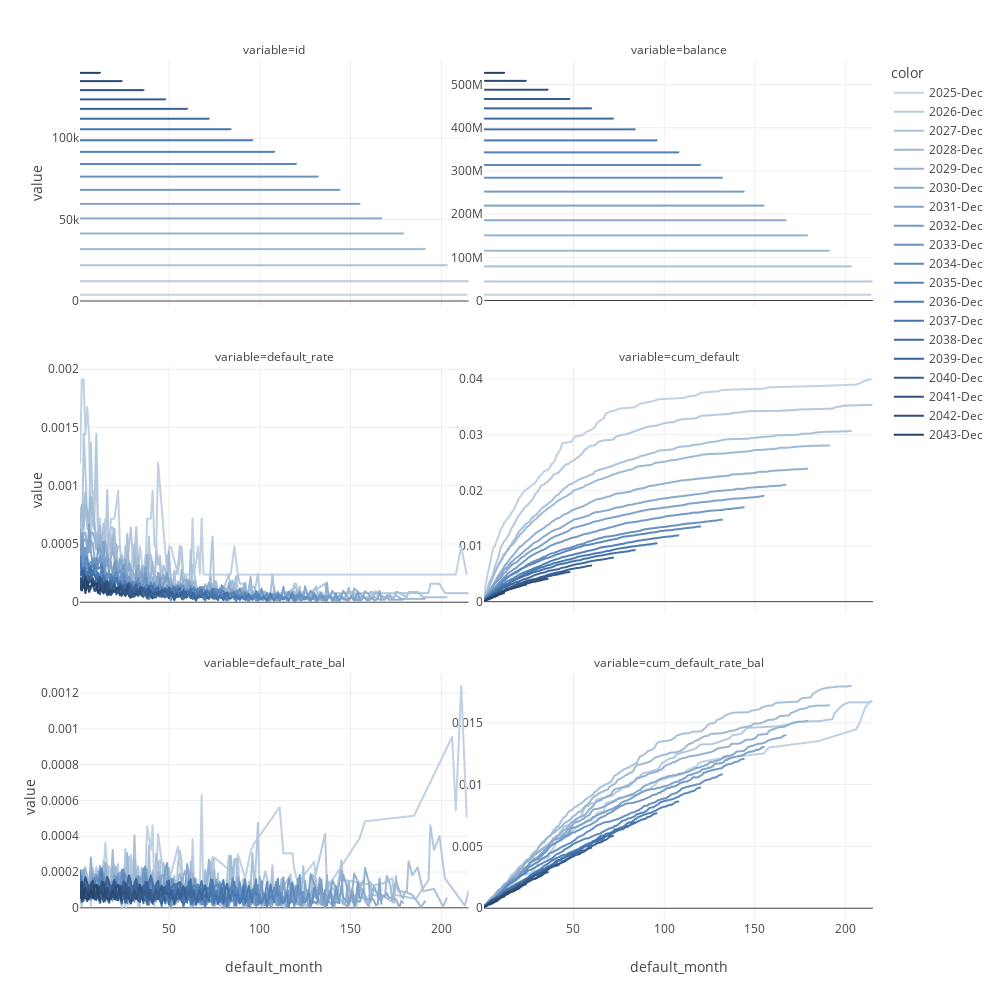

Notebook source saved alongside this figure:
### Code cell
# df_sample_filtered = sample_generator.sampleWithFutureDatesFiltered()
data_chart = df_sample_filtered[df_sample_filtered['days_late']<90]\
.groupby(['date', 'default_month'], dropna=False)\
.agg({'id':'count',
      'default_balance':'sum',
      'default_flag':'sum',
      'balance': 'sum'})\
.reset_index()

data_chart['id'] = data_chart.groupby('date')['id'].transform('sum')
data_chart['default_rate'] = data_chart['default_flag'] / data_chart['id']
data_chart['cum_default'] = data_chart.groupby('date')['default_rate'].transform('cumsum')

data_chart['balance'] = data_chart.groupby('date')['balance'].transform('sum')
data_chart['default_rate_bal'] = data_chart['default_balance'] / data_chart['balance']
data_chart['cum_default_rate_bal'] = data_chart.groupby('date')['default_rate_bal'].transform('cumsum')
data_chart = data_chart[['date', 
                         'default_month', 
                         'id', 
                         'balance', 
                         'default_rate',
                         'cum_default',
                         'default_rate_bal',
                         'cum_default_rate_bal']]\
                  .melt(id_vars=['date', 'default_month'])
data_chart = data_chart[~data_chart['default_month'].isnull()]
data_chart = data_chart[data_chart['date'].dt.month==12]

data_chart
fig = px.line(data_chart,
              y='value',
              x='default_month',
              facet_col='variable',
              facet_col_wrap=2,
              color=data_chart['date'].dt.strftime('%Y-%b'),
              template='none',
              width=1000,
              height=1000,
              color_discrete_sequence=colorRampPaletteFromDfColumn(data_chart, 'date', ['#bfd1e2', 
                                                                                        '#284369']))
fig.update_yaxes(matches=None, showticklabels=True)
